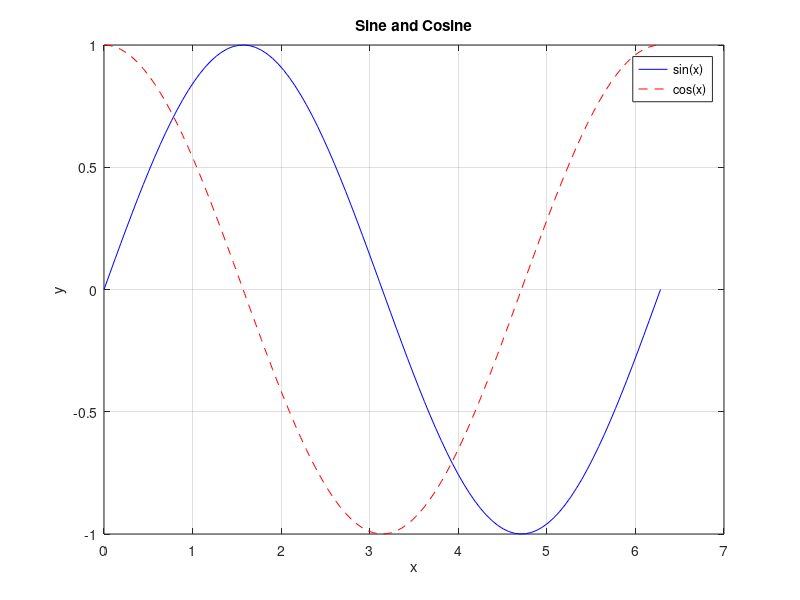

Here is the MATLAB script that generated this plot:
% Simple plot in Octave - Reference

% Create data
x = linspace(0, 2*pi, 100);
y_sin = sin(x);
y_cos = cos(x);

% Create figure
figure(1);
plot(x, y_sin, 'b-', x, y_cos, 'r--');
xlabel('x');
ylabel('y');
title('Sine and Cosine');
legend('sin(x)', 'cos(x)');
grid on;
